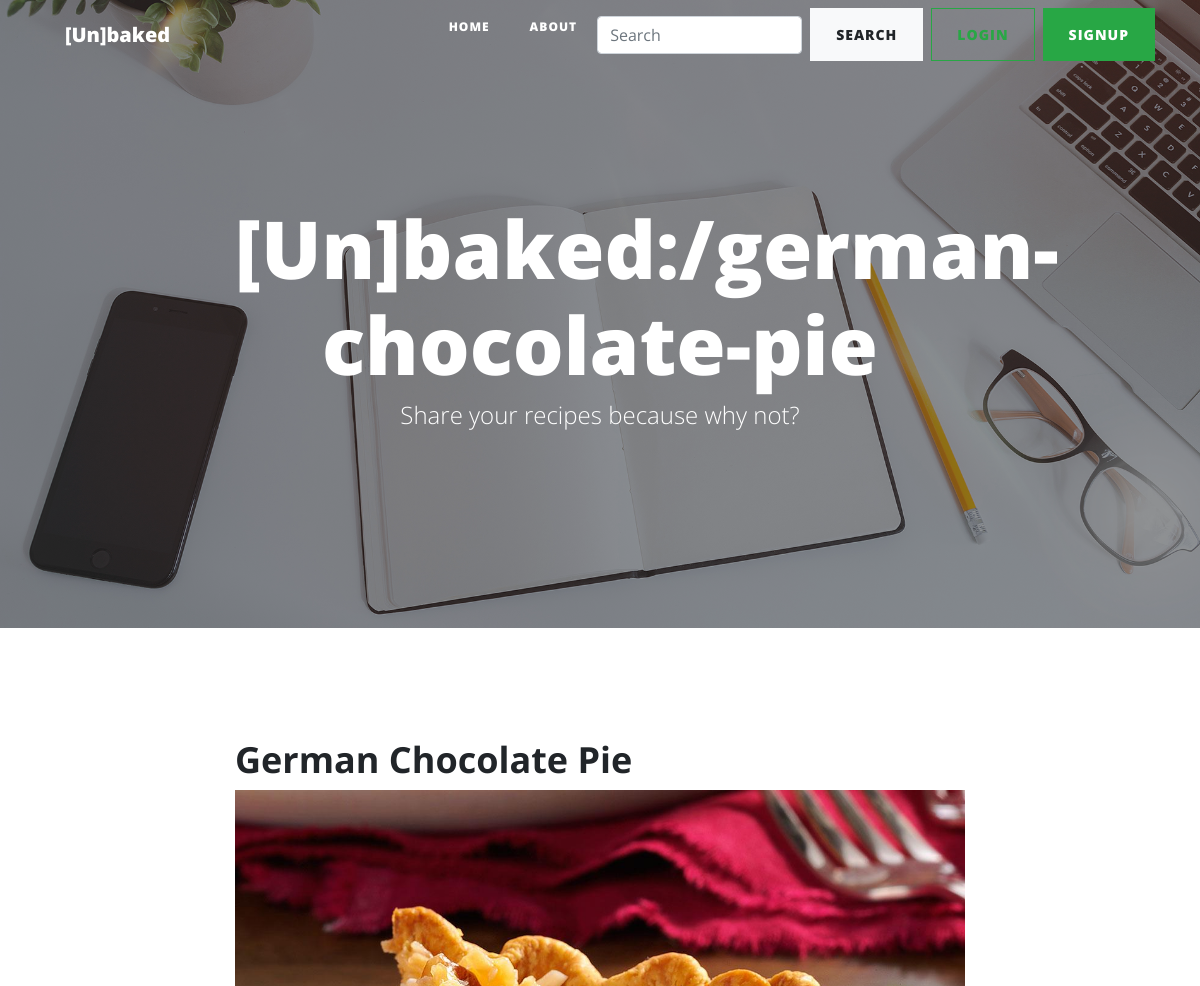
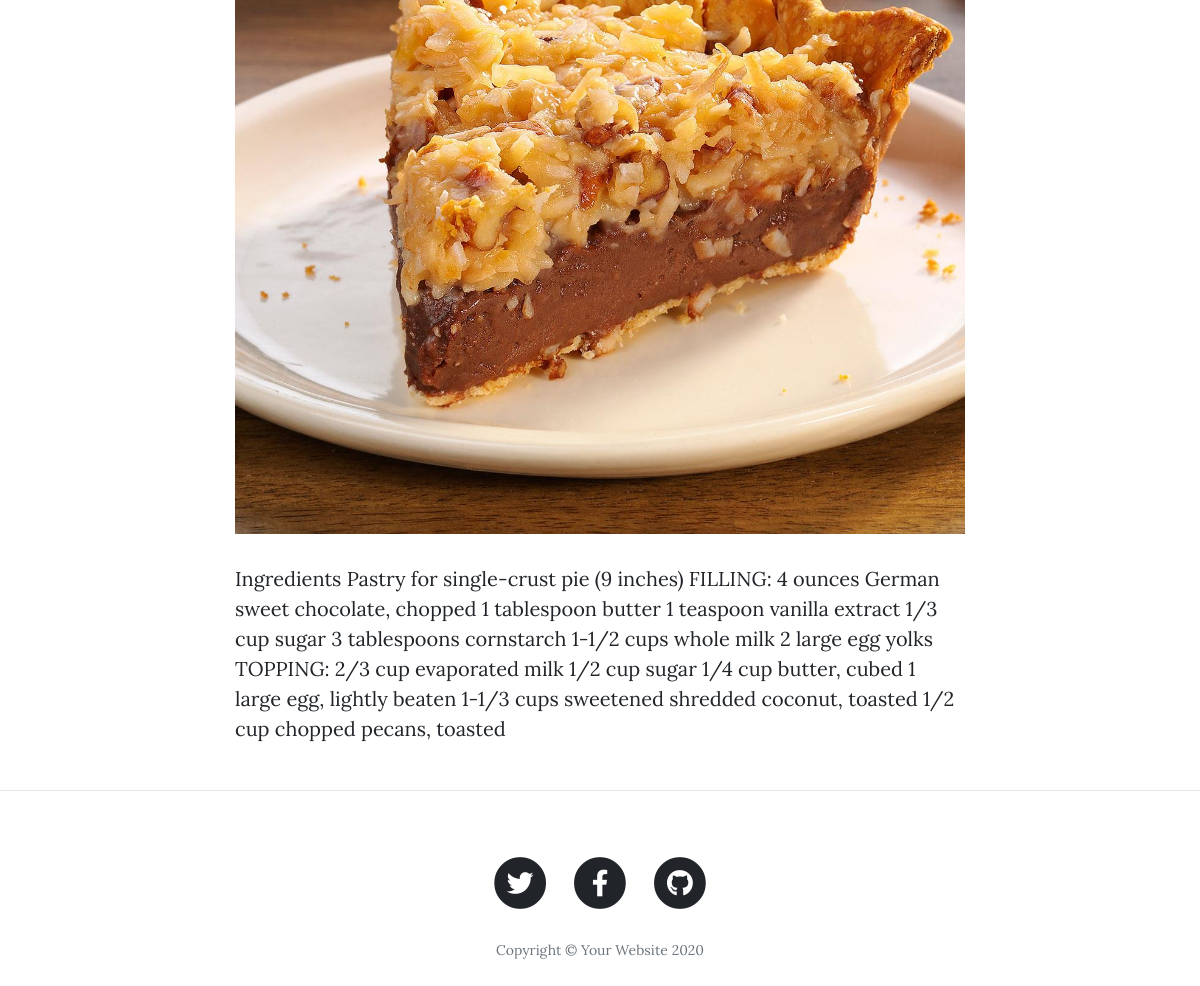
Page /german-chocolate-pie on the committed database (2 pictures, top to bottom).
### homepage/models.py (models this page shows, shortened)
class Article(models.Model):
    title = models.CharField(max_length=100)
    slug = models.SlugField()
    body = models.TextField()
    date = models.DateTimeField(auto_now_add=True)
    thumb = models.ImageField(blank=True)
    author = models.ForeignKey(User, default=None, on_delete=models.CASCADE)

### homepage/views.py (the view)
# urls.py: path('<slug:slug>', views.article_details, name='detail'),
def article_details(request, slug):
    article = Article.objects.get(slug=slug)
    context = {
        'article': article
    }
    return render(request, 'homepage/post.html', context)

### homepage/templates/homepage/post.html
{% extends 'base/base.html' %}
{% block content %}
  <article>
    <div class="container">
      <div class="row">
        <div class="col-lg-8 col-md-10 mx-auto">
          <h2 class="section-heading">{{ article.title }}</h2>
          <img class="img-fluid" src="{% if article.thumb.url %}{{ article.thumb.url }}{% endif %}" alt="">
          <p>{{ article.body }}</p>
        </div>
      </div>
    </div>
  </article>
  <hr>
  {% endblock %}

### templates/base/base.html (shortened to what this page needs)
{% load static %}
<!DOCTYPE html>
<html lang="en">
<head>
  <link href="{% static 'vendor/bootstrap/css/bootstrap.min.css' %}" rel="stylesheet">
  <link href="{% static 'vendor/fontawesome-free/css/all.min.css' %}" rel="stylesheet" type="text/css">
  <link href="{% static 'css/clean-blog.min.css' %}" rel="stylesheet">
</head>
<body>
  <nav class="navbar navbar-expand-lg navbar-light fixed-top" id="mainNav">
    <div class="container">
      <a class="navbar-brand" href="{% url 'articles:home' %}">[Un]baked</a>
      <div class="collapse navbar-collapse" id="navbarResponsive">
        <ul class="navbar-nav ml-auto">
          <li class="nav-item">
            <a class="nav-link" href="{% url 'articles:home' %}">Home</a>
          </li>
          <li class="nav-item">
            <a class="nav-link" href="{% url 'articles:about' %}">About</a>
          </li>
          <div class="md-form mt-0">
            <form class="form-inline" method='post' action="{% url 'articles:search' %}">
              <input class="form-control mr-sm-2" name="query" type="search" placeholder="Search" aria-label="Search">
              <button class="btn btn-light my-2 my-sm-0" type="submit">Search</button>
            </form>
          </div>
          {% if user.is_authenticated %}
          <div class="md-form mt-0 ml-2">
            <form class="form-inline" action="{% url 'accounts:logout' %}" method='post'>
              {% csrf_token %}
              <button class="btn btn-outline-success my-2 my-sm-0" type="submit">Logout</button>
            </form>
          </div>
          {% else %}
          <li class="md-form mt-0 ml-2">
            <a class="btn button2 btn-outline-success my-2 my-sm-0" href="{% url 'accounts:login' %}">Login</a>
          </li>
          <li class="md-form mt-0 ml-2">
            <a class="btn btn-success my-2 my-sm-0" href="{% url 'accounts:signup' %}">Signup</a>
          </li>
          {% endif %}
        </ul>
      </div>
    </div>
  </nav>
  <header class="masthead" style="background-image: url('img/home-bg.jpg')">
    <div class="overlay"></div>
    <div class="container">
      <div class="row">
        <div class="col-lg-8 col-md-10 mx-auto">
          <div class="site-heading">
            <h1>[Un]baked:{{ request.path }}</h1>
            <span class="subheading">Share your recipes because why not?</span>
          </div>
        </div>
      </div>
    </div>
  </header>
{% block content %}
{% endblock %}
  <footer>
    <div class="container">
      <div class="row">
        <div class="col-lg-8 col-md-10 mx-auto">
          <ul class="list-inline text-center">
            <li class="list-inline-item">
              <a href="#">
                <span class="fa-stack fa-lg">
                  <i class="fas fa-circle fa-stack-2x"></i>
                  <i class="fab fa-twitter fa-stack-1x fa-inverse"></i>
                </span>
              </a>
            </li>
            <li class="list-inline-item">
              <a href="#">
                <span class="fa-stack fa-lg">
                  <i class="fas fa-circle fa-stack-2x"></i>
                  <i class="fab fa-facebook-f fa-stack-1x fa-inverse"></i>
                </span>
              </a>
            </li>
            <li class="list-inline-item">
              <a href="#">
                <span class="fa-stack fa-lg">
                  <i class="fas fa-circle fa-stack-2x"></i>
                  <i class="fab fa-github fa-stack-1x fa-inverse"></i>
                </span>
              </a>
            </li>
          </ul>
          <p class="copyright text-muted">Copyright &copy; Your Website 2020</p>
        </div>
      </div>
    </div>
  </footer>
</body>
</html>

### rows in the picture
Article: title "German Chocolate Pie", thumb (picture), body "Ingredients Pastry for single-crust pie (9 inches) FILLING: 4 ounces German sweet chocolate, chopped 1 tablespoon butter 1 teaspoon vanilla extract 1/3 cup sugar 3 tablespoons cornstarch 1-1/2 cups whole milk 2 large egg yolks TOPPING: 2/3 cup evaporated milk 1/2 cup sugar 1/4 cup butter, cubed 1 large egg, lightly beaten 1-1/3 cups sweetened shredded coconut, toasted 1/2 cup chopped pecans, toasted"

### other values in the picture
{{ request.path }} "/german-chocolate-pie"
